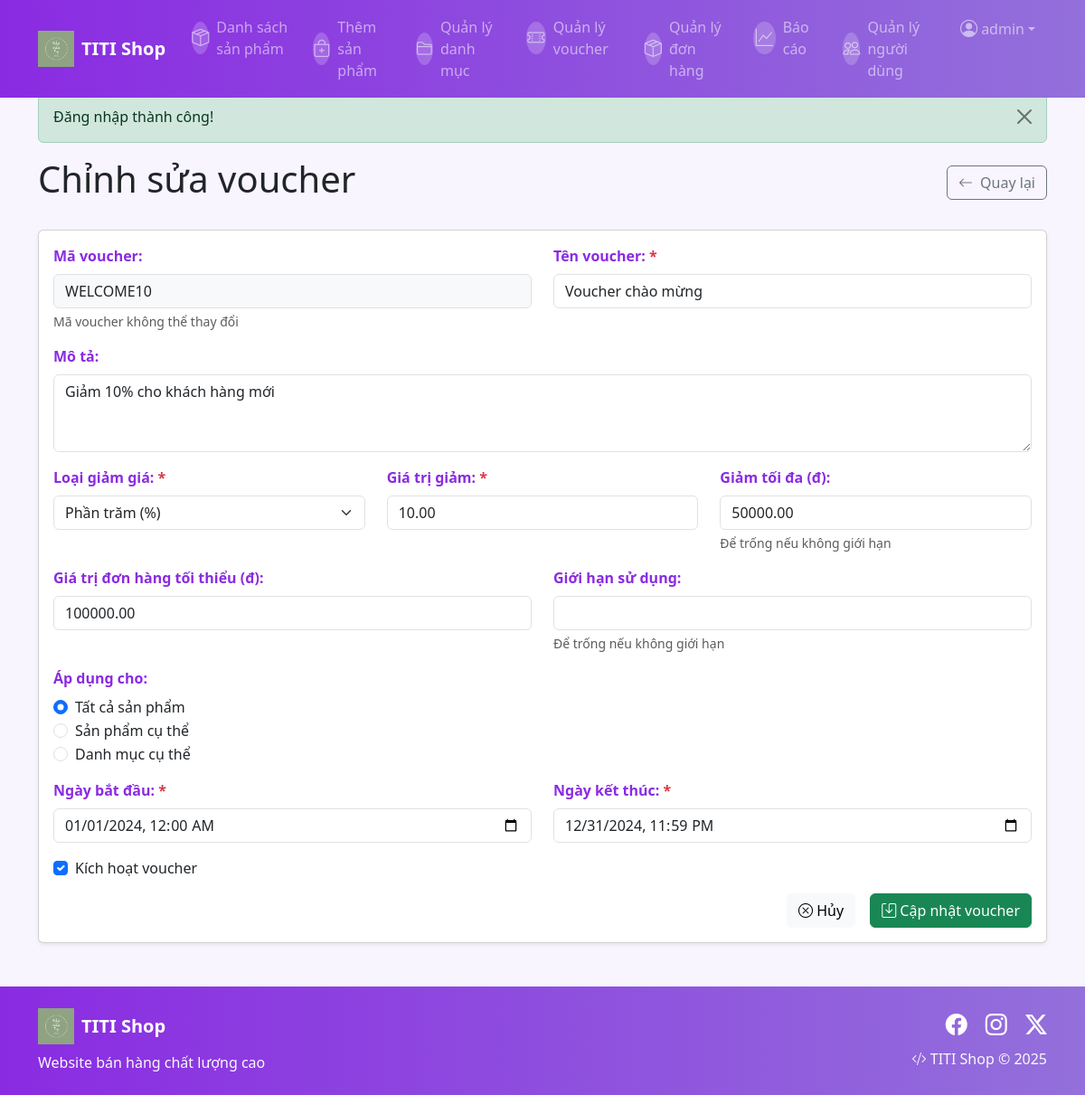
Page /Voucher/edit/1 (signed in) on the committed database.
### tables this page shows
CREATE TABLE vouchers (
    id INT AUTO_INCREMENT PRIMARY KEY,
    code VARCHAR(50) NOT NULL UNIQUE,
    name VARCHAR(255) NOT NULL,
    description TEXT,
    discount_type ENUM('percentage', 'fixed') NOT NULL DEFAULT 'percentage',
    discount_value DECIMAL(10, 2) NOT NULL,
    min_order_amount DECIMAL(10, 2) DEFAULT 0,
    max_discount_amount DECIMAL(10, 2) NULL,
    applies_to ENUM('all_products', 'specific_products', 'specific_categories') NOT NULL DEFAULT 'all_products',
    product_ids JSON NULL,
    category_ids JSON NULL,
    usage_limit INT NULL,
    used_count INT DEFAULT 0,
    start_date DATETIME NOT NULL,
    end_date DATETIME NOT NULL,
    is_active BOOLEAN DEFAULT TRUE,
    created_at TIMESTAMP DEFAULT CURRENT_TIMESTAMP,
    updated_at TIMESTAMP DEFAULT CURRENT_TIMESTAMP ON UPDATE CURRENT_TIMESTAMP
);

### index.php (called while the page is built, shortened)
<?php
$url = $_GET['url'] ?? '';
$url = rtrim($url, '/');
$url = filter_var($url, FILTER_SANITIZE_URL);
$url = explode('/', $url);
$action = isset($url[1]) && $url[1] != '' ? $url[1] : 'index';
$controller = new $controllerName();
call_user_func_array([$controller, $action], array_slice($url, 2));
?>

### app/config/database.php (called while the page is built, shortened)
<?php
class Database {
    private $host = "localhost";
    private $db_name = "webbanhang";
    private $username = "root";
    private $password = "";
    public function getConnection() {
        $this->conn = null;
        try {            $this->conn = new PDO("mysql:host=" . $this->host . ";dbname=" . $this->db_name,
                                  $this->username,
                                  $this->password);
            $this->conn->exec("set names utf8mb4");
        } catch(PDOException $exception) {
            echo "Connection error: " . $exception->getMessage();
        }
        return $this->conn;
    }
}

### app/models/VoucherModel.php (called while the page is built, shortened)
<?php
class VoucherModel
{
    private $conn;
    private $table_name = "vouchers";
    public function __construct($db)
    {
        $this->conn = $db;
    }
    public function getVoucherById($id)
    {
        $query = "SELECT * FROM " . $this->table_name . " WHERE id = :id";
        $stmt = $this->conn->prepare($query);
        $stmt->bindParam(':id', $id);
        $stmt->execute();
        $result = $stmt->fetch(PDO::FETCH_OBJ);
        return $result;
    }
}
?>

### app/views/voucher/edit.php (the view, shortened to what this page needs)
<?php include 'app/views/shares/header.php'; ?>
<div class="d-flex justify-content-between align-items-center mb-4">
    <h1>Chỉnh sửa voucher</h1>
    <a href="/webbanhang/Voucher" class="btn btn-outline-secondary">
        <i class="bi bi-arrow-left me-2"></i>Quay lại
    </a>
</div>
<div class="card shadow-sm">
    <div class="card-body">
        <form method="POST" action="/webbanhang/Voucher/update" class="needs-validation" novalidate>
            <div class="row">
                <div class="col-md-6">
                    <div class="mb-3">
                        <label for="code" class="form-label">Mã voucher:</label>
                        <input type="text" class="form-control" id="code" name="code"
                               value="<?php echo htmlspecialchars($voucher->code, ENT_QUOTES, 'UTF-8'); ?>"
                               readonly style="background-color: #f8f9fa;">
                        <div class="form-text">Mã voucher không thể thay đổi</div>
                    </div>
                </div>
                <div class="col-md-6">
                    <div class="mb-3">
                        <label for="name" class="form-label">Tên voucher: <span class="text-danger">*</span></label>
                        <input type="text" class="form-control" id="name" name="name"
                               value="<?php echo htmlspecialchars($voucher->name, ENT_QUOTES, 'UTF-8'); ?>" required>
                    </div>
                </div>
            </div>
            <div class="mb-3">
                <label for="description" class="form-label">Mô tả:</label>
                <textarea class="form-control" id="description" name="description" rows="3"><?php echo htmlspecialchars($voucher->description, ENT_QUOTES, 'UTF-8'); ?></textarea>
            </div>
            <div class="row">
                <div class="col-md-4">
                    <div class="mb-3">
                        <label for="discount_type" class="form-label">Loại giảm giá: <span class="text-danger">*</span></label>
                        <select class="form-select" id="discount_type" name="discount_type" required>
                            <option value="percentage" <?php echo $voucher->discount_type == 'percentage' ? 'selected' : ''; ?>>Phần trăm (%)</option>
                        </select>
                    </div>
                </div>
                <div class="col-md-4">
                    <div class="mb-3">
                        <label for="discount_value" class="form-label">Giá trị giảm: <span class="text-danger">*</span></label>
                        <input type="number" class="form-control" id="discount_value" name="discount_value"
                               value="<?php echo $voucher->discount_value; ?>" step="0.01" min="0" required>
                    </div>
                </div>
                <div class="col-md-4">
                    <div class="mb-3">
                        <label for="max_discount_amount" class="form-label">Giảm tối đa (đ):</label>
                        <input type="number" class="form-control" id="max_discount_amount" name="max_discount_amount"
                               value="<?php echo $voucher->max_discount_amount; ?>" step="0.01" min="0">
                        <div class="form-text">Để trống nếu không giới hạn</div>
                    </div>
                </div>
            </div>
            <div class="row">
                <div class="col-md-6">
                    <div class="mb-3">
                        <label for="min_order_amount" class="form-label">Giá trị đơn hàng tối thiểu (đ):</label>
                        <input type="number" class="form-control" id="min_order_amount" name="min_order_amount"
                               value="<?php echo $voucher->min_order_amount; ?>" step="0.01" min="0">
                    </div>
                </div>
                <div class="col-md-6">
                    <div class="mb-3">
                        <label for="usage_limit" class="form-label">Giới hạn sử dụng:</label>
                        <input type="number" class="form-control" id="usage_limit" name="usage_limit"
                               value="<?php echo $voucher->usage_limit; ?>" min="1">
                        <div class="form-text">Để trống nếu không giới hạn</div>
                    </div>
                </div>
            </div>
            <div class="mb-3">
                <label class="form-label">Áp dụng cho:</label>
                <div>
                    <div class="form-check">
                        <input class="form-check-input" type="radio" name="applies_to" id="all_products"
                               value="all_products" <?php echo $voucher->applies_to == 'all_products' ? 'checked' : ''; ?>>
                        <label class="form-check-label" for="all_products">
                            Tất cả sản phẩm
                        </label>
                    </div>
                    <div class="form-check">
                        <input class="form-check-input" type="radio" name="applies_to" id="specific_products"
                               value="specific_products" <?php echo $voucher->applies_to == 'specific_products' ? 'checked' : ''; ?>>
                        <label class="form-check-label" for="specific_products">
                            Sản phẩm cụ thể
                        </label>
                    </div>
                    <div class="form-check">
                        <input class="form-check-input" type="radio" name="applies_to" id="specific_categories"
                               value="specific_categories" <?php echo $voucher->applies_to == 'specific_categories' ? 'checked' : ''; ?>>
                        <label class="form-check-label" for="specific_categories">
                            Danh mục cụ thể
                        </label>
                    </div>
                </div>
            </div>
            <div class="row">
                <div class="col-md-6">
                    <div class="mb-3">
                        <label for="start_date" class="form-label">Ngày bắt đầu: <span class="text-danger">*</span></label>
                        <input type="datetime-local" class="form-control" id="start_date" name="start_date"
                               value="<?php echo date('Y-m-d\TH:i', strtotime($voucher->start_date)); ?>" required>
                    </div>
                </div>
                <div class="col-md-6">
                    <div class="mb-3">
                        <label for="end_date" class="form-label">Ngày kết thúc: <span class="text-danger">*</span></label>
                        <input type="datetime-local" class="form-control" id="end_date" name="end_date"
                               value="<?php echo date('Y-m-d\TH:i', strtotime($voucher->end_date)); ?>" required>
                    </div>
                </div>
            </div>
            <div class="mb-3">
                <div class="form-check">
                    <input class="form-check-input" type="checkbox" id="is_active" name="is_active"
                           <?php echo $voucher->is_active ? 'checked' : ''; ?>>
                    <label class="form-check-label" for="is_active">
                        Kích hoạt voucher
                    </label>
                </div>
            </div>
            <div class="d-grid gap-2 d-md-flex justify-content-md-end">
                <a href="/webbanhang/Voucher" class="btn btn-light me-md-2">
                    <i class="bi bi-x-circle"></i> Hủy
                </a>
                <button type="submit" class="btn btn-success">
                    <i class="bi bi-save"></i> Cập nhật voucher
                </button>
            </div>
        </form>
    </div>
</div>
<?php include 'app/views/shares/footer.php'; ?>

### public/css/purple-theme.css (style rules this page uses)
:root { --purple-primary: #8a2be2; --purple-secondary: #9370db; --purple-light: #e6e0ff; --purple-hover: #7026b9; --purple-focus: rgba(138, 43, 226, 0.25); }
body { background-color: #f8f5ff; font-family: 'Segoe UI', Tahoma, Geneva, Verdana, sans-serif; }
.form-label { font-weight: 600; color: var(--purple-primary); margin-bottom: 8px; }

### app/views/shares/header.php (style rules this page uses)
body { padding-top: 76px; }

### rows in the picture
vouchers: code "WELCOME10", name "Voucher chào mừng", description "Giảm 10% cho khách hàng mới", discount_type "Phần trăm (%)", discount_value "10.00", max_discount_amount "50000.00", min_order_amount "100000.00", applies_to "☑ Tất cả sản phẩm", applies_to "☐ Sản phẩm cụ thể", applies_to "☐ Danh mục cụ thể", start_date "01/01/2024 00:00", end_date "12/31/2024 23:59", is_active "☑"

### other values in the picture
SessionHelper::get('username') "admin"
SessionHelper::getFlash('success') "Đăng nhập thành công!"
